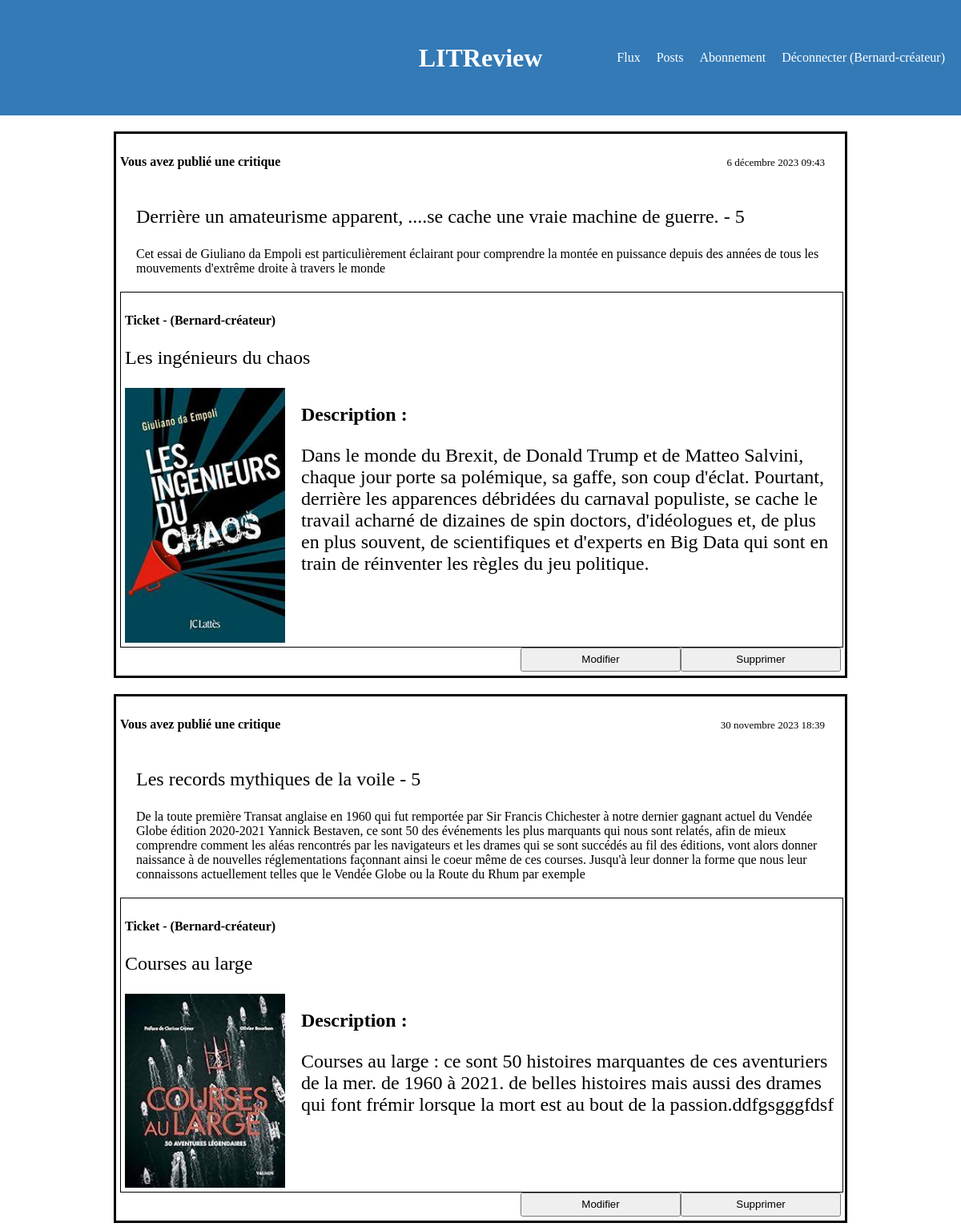
/post/ (signed in), run on the app's committed database.
### authentication/models.py (models this page shows)
class User(AbstractUser):
    CREATOR = 'CREATOR'
    SUBSCRIBER = 'SUBSCRIBER'
    ROLE_CHOICES = (
        (CREATOR, 'Créateur'),
        (SUBSCRIBER, 'Abonné'),
    )
    role = models.CharField(max_length=30, choices=ROLE_CHOICES, verbose_name='Rôle')
    follows = models.ManyToManyField('self', symmetrical=False, verbose_name='Personnes suivies')

### review/models.py (models this page shows, shortened)
class Ticket(models.Model):
    IMAGE_MAX_SIZE = (800, 800)
    title = models.CharField(max_length=128, verbose_name='Titre', null=False, blank=False)
    description = models.TextField(max_length=2048, null=False, blank=False, verbose_name='Description')
    user = models.ForeignKey(to=settings.AUTH_USER_MODEL, on_delete=models.CASCADE)
    image = models.ImageField(verbose_name='Image')
    time_created = models.DateTimeField(auto_now=True)

class Review(models.Model):
    ticket = models.ForeignKey(to=Ticket, on_delete=models.CASCADE)
    rating = models.PositiveSmallIntegerField(
        validators=[MinValueValidator(0), MaxValueValidator(5)], verbose_name='Note', null=False, blank=False)
    headline = models.CharField(max_length=128, verbose_name='Titre', null=False, blank=False)
    body = models.CharField(max_length=8192, verbose_name='Commentaire', null=False, blank=False)
    user = models.ForeignKey(to=settings.AUTH_USER_MODEL, on_delete=models.CASCADE)
    time_created = models.DateTimeField(auto_now_add=True)

### review/views.py (the view)
# urls.py: path("post/", review.views.post, name='post'),
@login_required
def post(request):
    tickets = Ticket.objects.filter(user=request.user).order_by("-time_created")
    tickets_and_review = []
    for ticket in tickets:
        reviews = ticket.review_set.all()
        for review in reviews:
            tickets_and_review.append((ticket, review))
    context = {
        'tickets_and_review': tickets_and_review
        }
    return render(request, 'review/post.html', context)

### review/templates/review/post.html (shortened to what this page needs)
{% extends 'base.html' %}
{% block content %}
{% for element in tickets_and_review %}
    <div class="main-container">
        <div class="flux">
            <div class="head-post">
                <span>
                    <h4>Vous avez publié une critique</h4>
                </span>
                <span>
                    <div class="date">
                        {{ element.1.time_created }}
                    </div>
                </span>
            </div>
            <div class="review">
                <p class="headline">{{ element.1.headline }} - {{ element.1.rating }}</p>
                <p>{{ element.1.body }}</p>
            </div>
            <div class="ticket">
                <div class="auteur">
                    <h4 > Ticket - ({{ element.0.user }}) </h4>
                    <p>{{ element.0.title }}</p>
                    <div class="image-container">
                        <img class="image" src="{{ element.0.image.url }}" alt="">
                        <div class="description">
                            <h2>Description :</h2>
                            <p>
                                {{ element.0.description }}
                            </p>
                        </div>
                    </div>
                </div>
            </div>
            <div class="post-button">
                <form action="{% url 'review_ticket_edit' element.0.id %}" method='post'>
                    <button type="submit">Modifier</button></form>
                <form action="{% url 'review_ticket_delete' element.0.id %}" method='post'>
                    <button type="submit">Supprimer</button></form>
            </div>
        </div>
    </div>
{% endfor %}
{% endblock content %}

### templates/base.html (shortened to what this page needs)
{% load static %}
<!doctype html>
<html lang="fr">
    <head>
        <link rel="stylesheet" href="{% static 'css/style.css' %}">
    </head>
    <body>
        <div>
            <header class="header">
                <div class="banner">
                    <div class="banner-title">
                        <h1>LITReview</h1>
                    </div>
                    <nav class="banner-link">
                        {% if user.is_authenticated %}
                            <ul class="menu">
                                <li><a href="{% url 'home' %}" class="default-active">Flux</a></li>
                                <li><a href="{% url 'post' %}">Posts</a></li>
                                <li><a href="{% url 'follow_user' %}">Abonnement</a></li>
                                    <li><a href="{% url 'logout' %}">Déconnecter ({{ request.user }})</a></li>
                            </ul>
                        {% endif %}
                    </nav>
                </div>
            </header>
        </div>
        {% block content %}
        {% endblock content %}
</html>

### static/css/style.css (style rules this page uses)
html, body { margin: 0; padding: 0; width: 100%; }
.banner { top: 0; left: 0; width: 100%; height: 120px; background-color: #337ab7; padding-top: 10px; display: flex; align-items: center; padding-bottom: 10px; margin-bottom: 20px; position: relative; }
.banner-title { flex: 1; }
.banner-link { position: absolute; right: 10px; }
.header { height: 140px; background-color: #3379b7; color: white; padding: 2px; text-align: center; }
.head-post { display: flex; align-items: baseline; justify-content: space-between; }
.main-container { margin-top: 20px; margin-bottom:10px; display: flex; justify-content: center; }
.flux { border: 3px solid #000; padding: 5px; width: 75%; }
.review { text-align: left; width: auto; margin: 20px; }
.review .headline { font-size: x-large ; }
.date { text-align: right; font-size: small; margin-right: 20px; }
.ticket { display: inline-block; border: 1px solid #000; padding: 5px; width: 99% }
.auteur { text-align: left; }
.auteur p { font-size: x-large; }
.post-button { text-align: right; display: flex; justify-content: right; }
.post-button button { margin-right: 50; margin-top: 20; width: 200px; height: 30px; }
.image-container { display: flex; }
.image-container div.description { flex : 3; margin-left: 20px; }
.image-container img { width: 200px; }

### data on the page
User: user "Bernard-créateur"
Ticket: time_created "6 décembre 2023 09:43", headline "Derrière un amateurisme apparent, ....se cache une vraie machine de guerre.", rating "5", body "Cet essai de Giuliano da Empoli est particulièrement éclairant pour comprendre la montée en puissance depuis des années de tous les mouvements d'extrême droite à travers le monde", user.username "Bernard-créateur", title "Les ingénieurs du chaos", image (picture), description "Dans le monde du Brexit, de Donald Trump et de Matteo Salvini, chaque jour porte sa polémique, sa gaffe, son coup d'éclat. Pourtant, derrière les apparences débridées du carnaval populiste, se cache le travail acharné de dizaines de spin doctors, d'idéologues et, de plus en plus souvent, de scientifiques et d'experts en Big Data qui sont en train de réinventer les règles du jeu politique."
Ticket: time_created "30 novembre 2023 18:39", headline "Les records mythiques de la voile", rating "5", body "De la toute première Transat anglaise en 1960 qui fut remportée par Sir Francis Chichester à notre dernier gagnant actuel du Vendée Globe édition 2020-2021 Yannick Bestaven, ce sont 50 des événements les plus marquants qui nous sont relatés, afin de mieux comprendre comment les aléas rencontrés par les navigateurs et les drames qui se sont succédés au fil des éditions, vont alors donner naissance à de nouvelles réglementations façonnant ainsi le coeur même de ces courses. Jusqu'à leur donner la forme que nous leur connaissons actuellement telles que le Vendée Globe ou la Route du Rhum par exemple", user.username "Bernard-créateur", title "Courses au large", image (picture), description "Courses au large : ce sont 50 histoires marquantes de ces aventuriers de la mer. de 1960 à 2021. de belles histoires mais aussi des drames qui font frémir lorsque la mort est au bout de la passion.ddfgsgggfdsf"
